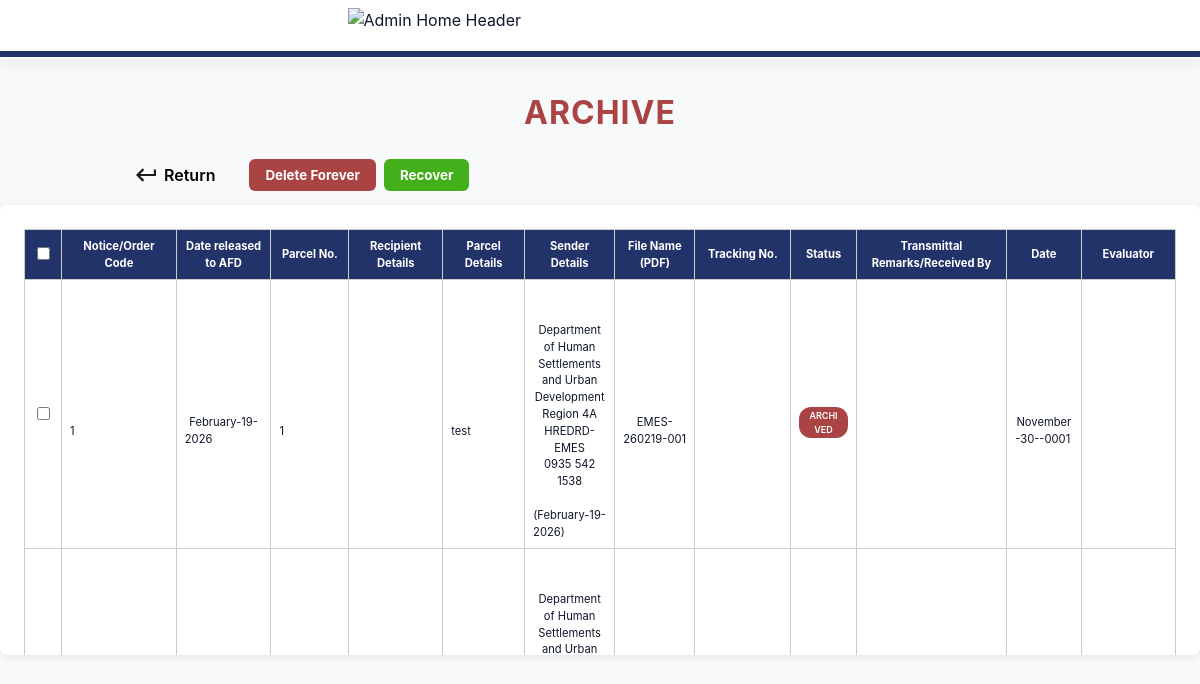
Screenshot of /pages/Archive_Page.php (signed in) with the database file from the repository.
### tables this page shows
CREATE TABLE `archive` (
  `id` int(11) NOT NULL,
  `original_mail_id` int(11) NOT NULL,
  `Notice/Order Code` varchar(100) NOT NULL,
  `Date released to AFD` date NOT NULL,
  `Parcel No.` int(20) NOT NULL,
  `Recipient Details` varchar(100) NOT NULL,
  `Parcel Details` varchar(100) NOT NULL,
  `Sender Details` varchar(250) NOT NULL,
  `File Name (PDF)` varchar(100) NOT NULL,
  `Tracking No.` varchar(50) NOT NULL,
  `Status` varchar(100) NOT NULL,
  `Transmittal Remarks/Received By` varchar(100) NOT NULL,
  `Date` date NOT NULL,
  `Evaluator` varchar(100) NOT NULL,
  `deleted_at` datetime NOT NULL DEFAULT current_timestamp()
);

### pages/Archive_Page.php (the view, shortened to what this page needs)
<?php
require_once __DIR__ . '/../auth.php';
try {
    $rows = $pdo->query('SELECT * FROM archive')->fetchAll();
} catch (Exception $e) {
    $rows = [];
    $message = 'Failed to load records: ' . $e->getMessage();
}
$columns = [
    'Notice/Order Code',
    'Date released to AFD',
    'Parcel No.',
    'Recipient Details',
    'Parcel Details',
    'Sender Details',
    'File Name (PDF)',
    'Tracking No.',
    'Status',
    'Transmittal Remarks/Received By',
    'Date',
    'Evaluator',
];
function formatDateCell($value) {
    $ts = strtotime($value);
    return date('F-d-Y', $ts);
}
?>
<!DOCTYPE html>
<html lang="en">
<head>
    <link rel="stylesheet" href="../main.css">
</head>
<body>
    <div class="admin-home-header">
        <img src="../assets/Admin_HomePage_New.svg" alt="Admin Home Header" class="admin-home-header-img">
        <div class="admin-home-header-border"></div>
    </div>
    <div class="archive-title">ARCHIVE</div>
    <div class="archive-actions">
        <a href="Home_Page.php" class="return-link" style="display:inline-flex;align-items:center;">
            <img src="../assets/Return_Icon.svg" alt="Return" style="height:20px;width:20px;margin-right:8px;"> <span>Return</span>
        </a>
        <button class="delete-btn" onclick="deleteSelected()">Delete Forever</button>
        <button class="recover-btn" onclick="recoverSelected()">Recover</button>
    </div>
    <div class="archive-table-container">
        <table>
            <thead>
                <tr>
                    <th><input type="checkbox" onclick="toggleAllCheckboxes(this)"></th>
                    <?php foreach ($columns as $col): ?>
                        <th><?= htmlspecialchars($col) ?></th>
                    <?php endforeach; ?>
                </tr>
            </thead>
            <tbody>
                <?php if (empty($rows)): ?>
                    <tr><td colspan="<?= count($columns) + 2 ?>">No records found.</td></tr>
                <?php else: ?>
                    <?php foreach ($rows as $row): ?>
                        <tr>
                            <td><input type="checkbox" class="row-checkbox" value="<?= (int)($row['id'] ?? 0) ?>" data-notice="<?= htmlspecialchars($row['Notice/Order Code'] ?? '') ?>"></td>
                            <?php foreach ($columns as $col): ?>
                                <td class="<?= $col === 'Status' ? 'status-cell' : '' ?>">
                                    <?php if ($col === 'Status'): ?>
                                        <span class="status-archived">ARCHIVED</span>
                                    <?php else: ?>
                                        <?php
                                            $cellValue = $row[$col] ?? '';
                                            if ($col === 'Date released to AFD' || $col === 'Date') {
                                                $cellValue = formatDateCell($cellValue);
                                            }
                                        ?>
                                        <?= htmlspecialchars($cellValue) ?>
                                    <?php endif; ?>
                                </td>
                            <?php endforeach; ?>
                        </tr>
                    <?php endforeach; ?>
                <?php endif; ?>
            </tbody>
        </table>
    </div>
</body>
</html>

### main.css (style rules this page uses)
.admin-home-header { width: 100vw; position: fixed; top: 0; left: 0; z-index: 1000; background: #fff; display: flex; align-items: center; }
.admin-home-header-border { width: 100vw; height: 6px; background: #22336a; margin-top: 1.2rem; margin-bottom: 1.5rem; }
.admin-home-header { width: 100%; display: flex; flex-direction: column; align-items: center; }
.admin-home-header-img { margin-top: 0.5rem; max-width: 500px; width: 100%; height: auto; display: block; }
.admin-home-header-border { width: 100vw; height: 6px; background: #22336a; margin-top: 1.2rem; margin-bottom: 0.1rem; }
body { background: url('assets/LANDING PAGE_BG.svg') no-repeat center center fixed; background-size: cover; font-family: 'Inter', Arial, Helvetica, sans-serif; }
* { font-family: 'Inter', Arial, Helvetica, sans-serif; }
:root { --color-primary: #22336a; --color-accent: #23409a; --color-bg: #ffffff; --color-muted: #6b7280; --surface: #f6f7fb; --shadow-soft: 0 8px 24px rgba(34,51,106,0.08); --radius-lg: 14px; --radius-md: 10px; }
* { box-sizing: border-box; }
body { margin: 0; color: #0f172a; line-height: 1.5; }
img { max-width: 100%; height: auto; display: block; margin-right: 5px; }
.admin-home-header { position: sticky; top: 0; width: auto; background: #fff; box-shadow: 0 4px 14px rgba(34,51,106,0.08); }
.admin-home-header-border { width: 100%; }
td.status-cell { position: relative; overflow: hidden; padding: 8px; min-width: 0; max-width: 100%; }

### pages/Archive_Page.php (style rules this page uses)
body { background: #f8f9fa; }
.archive-title { color: #AA4444; font-size: 32px; font-weight: bold; letter-spacing: 1px; text-align: center; margin-top: 30px; margin-bottom: 18px; }
.archive-table-container { background: #fff; border-radius: 8px; box-shadow: 0 2px 8px rgba(0,0,0,0.08); padding: 24px; margin: 0 auto; max-width: 1200px; max-height: 450px; overflow-y: auto; }
table { width:100%; border-collapse: collapse; }
th, td { border: 1px solid #ccc; padding: 8px; font-size: 0.7rem; text-align: center; }
th { background:#22336A; color: #fff; }
td { white-space: pre-wrap; word-break: break-word; }
.status-cell .status-archived { background: #AA4444; color: #fff; border-radius: 12px; padding: 2px 10px; font-weight: 600; font-size: 0.8em; display: inline-block; }
.archive-actions { margin-bottom: 10px; margin-left: 120px; display: flex; align-items: center; gap: 0px; }
.archive-actions button { background: #22336A; color: #fff; padding: 8px 16px; border: none; border-radius: 6px; font-weight: bold; cursor: pointer; }
.archive-actions .return-link { color: black; text-decoration: none; font-weight: 600; margin-right: 18px; padding: 8px 16px; border-radius: 6px; transition: background 0.2s, color 0.2s; }
.archive-actions .delete-btn, .archive-actions .recover-btn { background: #AA4444; color: #fff; margin-right: 8px; transition: background 0.2s, color 0.2s; }
.archive-actions .recover-btn { background: #43AF1B; }

### rows the page displays
archive: value "1", Date released to AFD "February-19-2026", Parcel Details "test", Sender Details "Department of Human Settlements and Urban Development Region 4A HREDRD-EMES 0935 542 1538 (February-19-2026)", value "EMES-260219-001", Date "November-30--0001…"
archive: Sender Details "Department of Human Settlements and Urban…"

### other values shown
$col "Notice/Order Code"
$col "Date released to AFD"
$col "Parcel No."
$col "Recipient Details"
$col "Parcel Details"
$col "Sender Details"
$col "File Name (PDF)"
$col "Tracking No."
$col "Status"
$col "Transmittal Remarks/Received By"
$col "Date"
$col "Evaluator"
